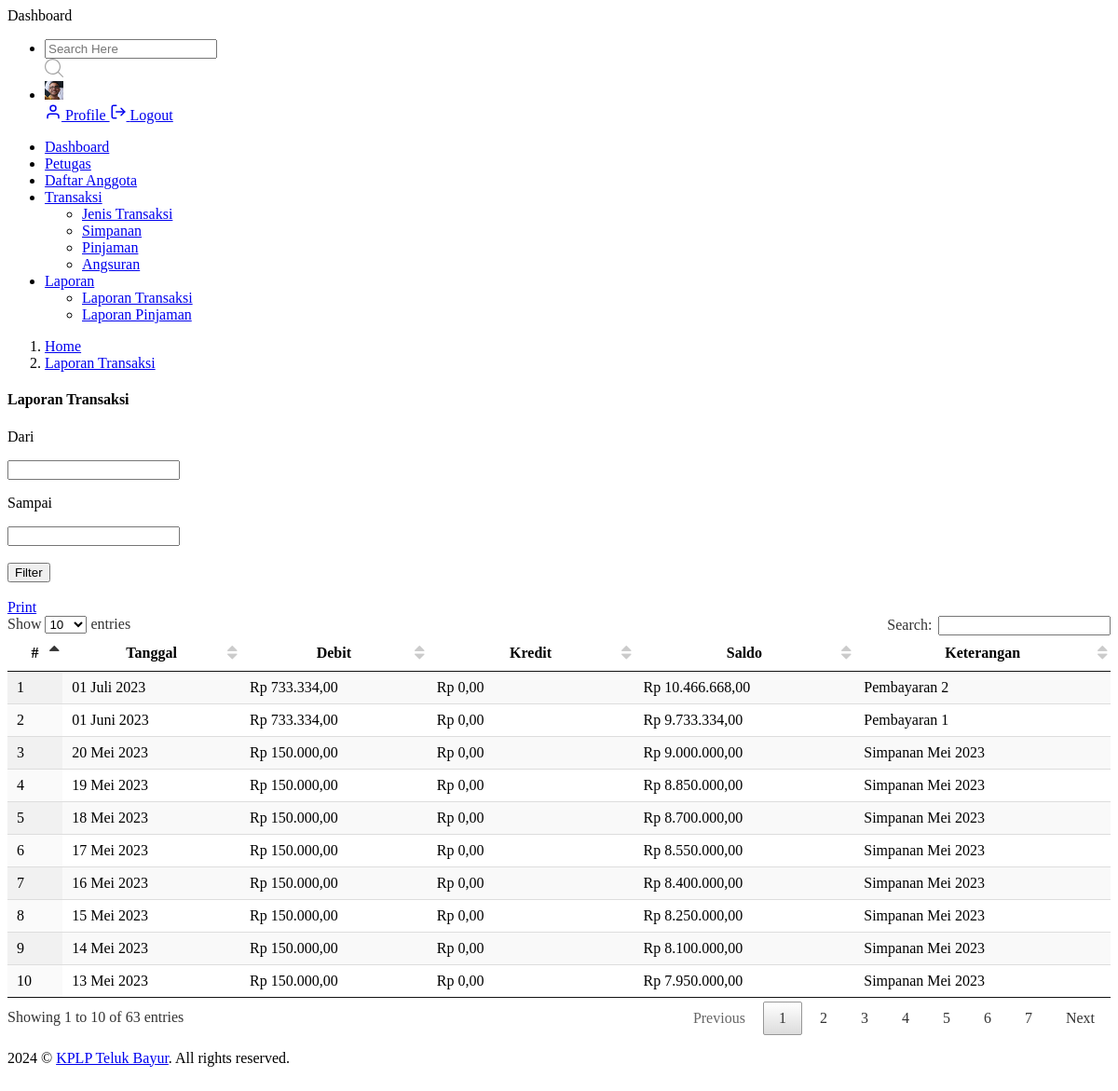
Screenshot of /index.php?p=module/laporan/transaksi (signed in) with the database file from the repository.
### tables this page shows
CREATE TABLE `transaksi` (
  `id_transaksi` int NOT NULL,
  `tanggal` date NOT NULL,
  `debit` double NOT NULL,
  `kredit` double NOT NULL,
  `saldo` double NOT NULL,
  `keterangan` varchar(200) NOT NULL
);

CREATE TABLE `cf_setting` (
  `set_id` int NOT NULL,
  `set_app_name` varchar(255) NOT NULL,
  `set_app_author` varchar(255) NOT NULL,
  `set_app_desc` text NOT NULL,
  `set_app_year` char(4) NOT NULL,
  `set_app_icon` varchar(200) NOT NULL,
  `set_app_favicon` varchar(200) NOT NULL,
  `set_app_vers` char(20) NOT NULL
);

### config/database.php (called while the page is built, shortened)
<?php
function TanggalIndo($date)
{
    $BulanIndo = array("Januari", "Februari", "Maret", "April", "Mei", "Juni", "Juli", "Agustus", "September", "Oktober", "November", "Desember");
    $tahun = substr($date, 0, 4);
    $bulan = substr($date, 5, 2);
    $tgl   = substr($date, 8, 2);
    $result = $tgl . " " . $BulanIndo[(int) $bulan - 1] . " " . $tahun;
    return ($result);
}
function formatRupiah($angka)
{
    if (is_numeric($angka)) {
        $format_rupiah = 'Rp ' . number_format($angka, '2', ',', '.');
        return $format_rupiah;
    } else {
        echo "$angka" . " bukan angka yang valid!" . "\n";
    }
}

### config/lib.php (called while the page is built, shortened)
<?php
$setting  = $koneksi->query("SELECT * FROM cf_setting")->fetch_assoc();
$author   = $setting['set_app_author'];

### module/laporan/transaksi.php (the view, shortened to what this page needs)
<div class="content-body">
    <div class="container-fluid">
        <div class="page-titles">
            <ol class="breadcrumb">
                <li class="breadcrumb-item"><a href="index.php">Home</a></li>
                <li class="breadcrumb-item active"><a href="javascript:void(0)">Laporan Transaksi</a></li>
            </ol>
        </div>
        <div class="row">
            <div class="col-12">
                <div class="card">
                    <div class="card-header">
                        <h4 class="card-title">Laporan Transaksi</h4>
                    </div>
                    <div class="card-body">
                        <form method="POST" autocomplete="off">
                            <div class="container mb-4">
                                <div class="form-group row mr-2">
                                    <div class="col-md-4">
                                        <p class="mb-1">Dari</p>
                                        <input name="tgl_awal" class="datepicker-default form-control" id="tgl_awal" value="<?php if (isset($_POST['tgl_awal'])) echo $_POST['tgl_awal']; ?>">
                                    </div>
                                    <div class="col-md-4">
                                        <p class="mb-1">Sampai</p>
                                        <input name="tgl_akhir" class="datepicker-default form-control" id="tgl_akhir" value="<?php if (isset($_POST['tgl_akhir'])) echo $_POST['tgl_akhir']; ?>">
                                    </div>
                                    <div class="col-md-2">
                                        <div class="form-group mt-2">
                                            <br>
                                            <input type="submit" class="btn btn-block btn-primary btn-md" value="Filter">
                                        </div>
                                    </div>
                                    <div class="col-md-2">
                                        <div class="form-group mt-2">
                                            <br>
                                            <a href="module/laporan/printTransaksi.php" target="_blank" class="btn btn-block btn-info btn-md">
                                                Print
                                            </a>
                                        </div>
                                    </div>
                                </div>
                            </div>
                        </form>
                        <div class="table-responsive">
                            <table id="example" class="display" style="width: 100%">
                                <thead>
                                    <tr>
                                        <th>#</th>
                                        <th>Tanggal</th>
                                        <th>Debit</th>
                                        <th>Kredit</th>
                                        <th>Saldo</th>
                                        <th>Keterangan</th>
                                    </tr>
                                </thead>
                                <tbody>
                                    <?php
                                    if (isset($_POST['tgl_awal']) && isset($_POST['tgl_akhir'])) {
                                        $tgl_awal = date('Y-m-d', strtotime($_POST["tgl_awal"]));
                                        $tgl_akhir = date('Y-m-d', strtotime($_POST["tgl_akhir"]));
                                        $ambil = $koneksi->query("SELECT * FROM transaksi WHERE tanggal BETWEEN '" . $tgl_awal . "' AND '" . $tgl_akhir . "' ORDER BY tanggal DESC");
                                    } else {
                                        $ambil = $koneksi->query("SELECT * FROM transaksi ORDER BY tanggal DESC");
                                    }
                                    foreach ($ambil as $no => $row) :
                                    ?>
                                        <tr>
                                            <td style="width:5%"><?= $no + 1 ?></td>
                                            <td><?= TanggalIndo($row['tanggal']) ?></td>
                                            <td><?= formatRupiah($row['debit']) ?></td>
                                            <td><?= formatRupiah($row['kredit']); ?></td>
                                            <td><?= formatRupiah($row['saldo']); ?></td>
                                            <td><?= $row['keterangan'] ?></td>
                                        </tr>
                                    <?php endforeach ?>
                                </tbody>
                            </table>
                        </div>
                    </div>
                </div>
            </div>
        </div>
    </div>
</div>

### template/footer.php (shortened to what this page needs)
<div class="footer">
    <div class="copyright">
        <p>
            © <a href="#"><?= $author ?></a>. All rights reserved.
        </p>
    </div>
</div>

### rows the page displays
transaksi: tanggal "01 Juli 2023", debit "Rp 733.334,00", kredit "Rp 0,00", saldo "Rp 10.466.668,00", keterangan "Pembayaran 2"
transaksi: tanggal "01 Juni 2023", debit "Rp 733.334,00", kredit "Rp 0,00", saldo "Rp 9.733.334,00", keterangan "Pembayaran 1"
transaksi: tanggal "20 Mei 2023", debit "Rp 150.000,00", kredit "Rp 0,00", saldo "Rp 9.000.000,00", keterangan "Simpanan Mei 2023"
transaksi: tanggal "19 Mei 2023", debit "Rp 150.000,00", kredit "Rp 0,00", saldo "Rp 8.850.000,00", keterangan "Simpanan Mei 2023"
transaksi: tanggal "18 Mei 2023", debit "Rp 150.000,00", kredit "Rp 0,00", saldo "Rp 8.700.000,00", keterangan "Simpanan Mei 2023"
transaksi: tanggal "17 Mei 2023", debit "Rp 150.000,00", kredit "Rp 0,00", saldo "Rp 8.550.000,00", keterangan "Simpanan Mei 2023"
transaksi: tanggal "16 Mei 2023", debit "Rp 150.000,00", kredit "Rp 0,00", saldo "Rp 8.400.000,00", keterangan "Simpanan Mei 2023"
transaksi: tanggal "15 Mei 2023", debit "Rp 150.000,00", kredit "Rp 0,00", saldo "Rp 8.250.000,00", keterangan "Simpanan Mei 2023"
transaksi: tanggal "14 Mei 2023", debit "Rp 150.000,00", kredit "Rp 0,00", saldo "Rp 8.100.000,00", keterangan "Simpanan Mei 2023"
transaksi: tanggal "13 Mei 2023", debit "Rp 150.000,00", kredit "Rp 0,00", saldo "Rp 7.950.000,00", keterangan "Simpanan Mei 2023"
cf_setting: set_app_author "KPLP Teluk Bayur"
